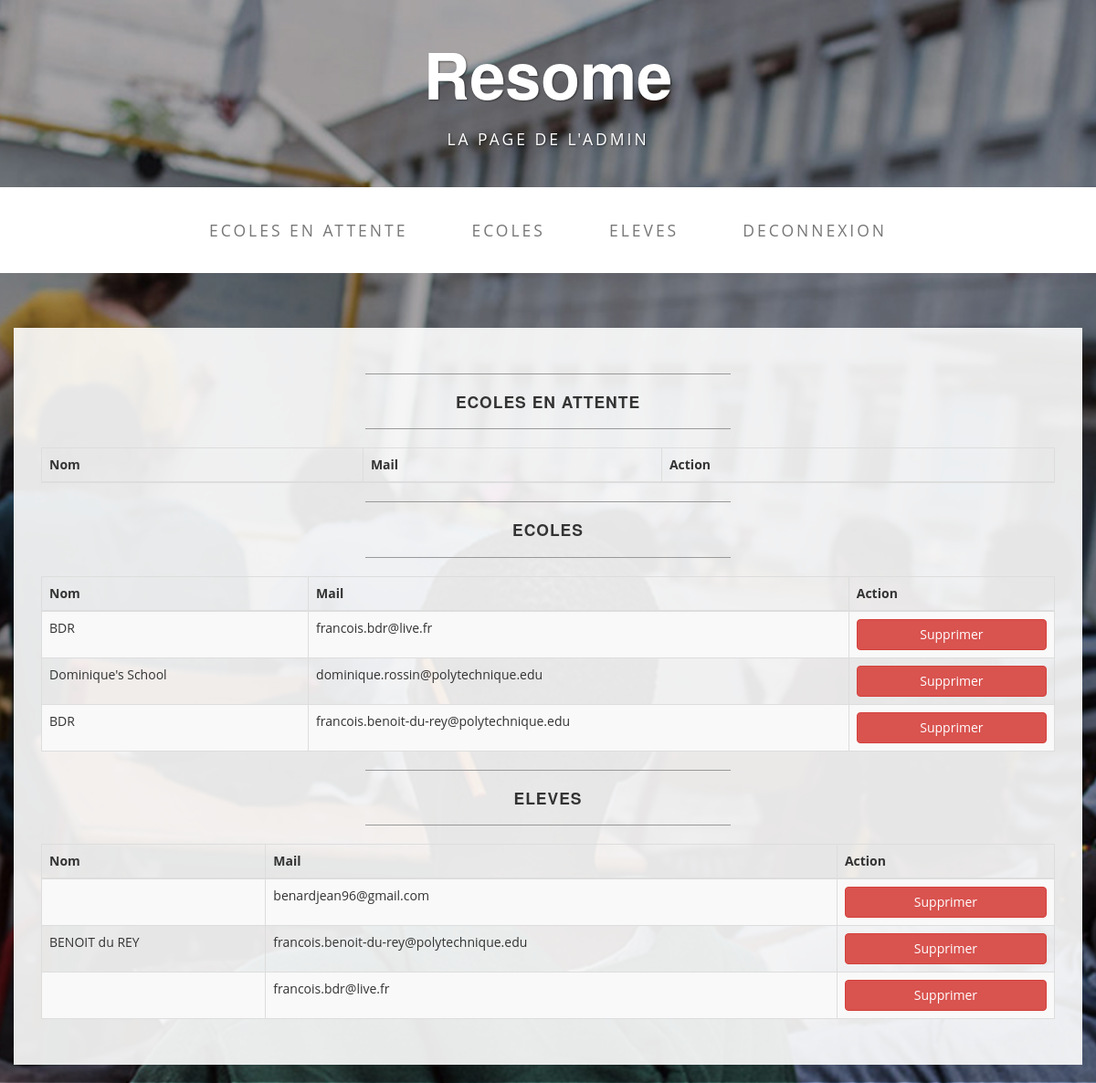
/index.php?page=admin&usertype=admin (signed in), run on the app's committed database.
### tables this page shows
CREATE TABLE `school` (
  `id` int(64) NOT NULL,
  `name` varchar(128) NOT NULL,
  `email` varchar(128) NOT NULL,
  `password` varchar(128) NOT NULL,
  `inscriptiondate` date DEFAULT NULL
);

CREATE TABLE `refugees` (
  `id` int(11) NOT NULL,
  `name` varchar(30) DEFAULT NULL,
  `firstname` varchar(30) DEFAULT NULL,
  `email` varchar(128) NOT NULL,
  `inscriptiondate` date DEFAULT NULL,
  `emailcontact` varchar(128) DEFAULT NULL,
  `appel` int(11) NOT NULL DEFAULT '0',
  `birthdate` date DEFAULT NULL,
  `password` varchar(64) NOT NULL,
  `country` varchar(64) DEFAULT NULL,
  `studies` varchar(128) DEFAULT NULL,
  `certificate` varchar(32) DEFAULT NULL,
  `tel` int(11) DEFAULT NULL,
  `address` text,
  `futurestudies` text,
  `langages` text,
  `statut` varchar(128) DEFAULT NULL,
  `CIEP` tinyint(1) NOT NULL DEFAULT '0',
  `school` varchar(128) DEFAULT NULL
);

### index.php (called while the page is built, shortened)
<?php
require ('utilities/Page.php');
require ('utilities/Utils.php');
$askedPageName = getAskedPageName($_GET);
$page = getValidPage($askedPageName, $page_list);
generateHTMLHeader($page);
require($page->link);
generateHTMLFooter();
?>

### utilities/Page.php (called while the page is built, shortened)
<?php
class Page {
    public function __construct($name, $title, $link, $restricted1,$restricted2,$restricted3,$css,$script) {
        $this->name = $name;
        $this->css=$css;
    }
}
?>

### content/pageAdmin/gestionEcoles.php (the view, shortened to what this page needs)
<table id="gestionEcole" class="table table-striped table-bordered nowrap">
    <thead>
        <tr>
            <th>Nom</th>
            <th>Mail</th>
            <th>Action</th>
    </thead>
    <tbody>
        <?php
        $dbh = Database::connect();
        $query = "SELECT * FROM `school`";
        $sth = $dbh->prepare($query);
        $sth->execute();
        $result = $sth->fetchAll(PDO::FETCH_CLASS, "UtilisateurEcole");
        foreach ($result as $user) {
            echo<<< CHAINE_DE_FIN
        <tr>
            <td class='lien' >$user->name</td>
            <td class='lien' >$user->email</td>
           <td> <button class='btn btn-danger btn-block supprimer SupprimerEcole' name="$user->id" data-toggle="modal" data-target="#ModalEcole"> Supprimer</button> </td>
        </tr>
CHAINE_DE_FIN;
        }
        ?>
    </tbody>
</table>

### utilities/Utils.php (shortened to what this page needs)
<?php
function generateHTMLHeader($page) {
    echo '<!DOCTYPE html>';
    echo '<html>';
    echo '<head>';
    if ($page->name != 'informationSchool') {
        echo '<link href="css/bootstrap.css" rel="stylesheet">';
    }
    echo $page->css;
    echo '</head>';
    echo '<body>';
}
function generateHTMLFooter() {
    echo<<< CHAINE_DE_FIN
    </body>
    </html>
CHAINE_DE_FIN;
}
?>

### pages/Admin.php (shortened to what this page needs)
<div class="brand"> Resome </div>
<div class="address-bar"> La page de l'admin</div>
<nav id="header" class="navbar navbar-default">
    <div class="container">
        <div class="collapse navbar-collapse" id="bs-example-navbar-collapse-1">
            <ul class="nav navbar-nav">
                <li>
                    <a id="ecolesenattente">Ecoles en attente</a>
                </li>
                <li>
                    <a id="ecoles">Ecoles</a>
                </li>
                <li>
                    <a id="eleves">Eleves</a>
                </li>
                <li>
                    <a id="deconnexion" href="index.php?page=page_source&todo=disconnect&usertype=admin">Deconnexion</a>
                </li>
            </ul>
        </div>
    </div>
</nav>
<br>
<br>
<div class="container">
    <div class="row">
        <div class="box">
            <div class="col-lg-12">
                <div id="ecolesenattenteblock">
                    <hr>
                    <h2 class="intro-text text-center"><strong>Ecoles en attente</strong></h2>
                    <hr>
                    <div id="demandeEcoles">
                        <?php require('content/pageAdmin/demandeEcoles.php'); ?>
                    </div>
                </div>
                <div id="ecolesblock">
                    <hr>
                    <h2 class="intro-text text-center"><strong>Ecoles</strong></h2>
                    <hr>
                    <div id="gestionEcoles">
                        <?php require('content/pageAdmin/gestionEcoles.php'); ?>
                    </div>
                </div>
                <div id="elevesblock">
                    <hr>
                    <h2 class="intro-text text-center"><strong>Eleves</strong></h2>
                    <hr>
                    <div id="gestionEleves">
                        <?php require('content/pageAdmin/gestionEleves.php'); ?>
                    </div>
                </div>
            </div>
        </div>
    </div>
</div>

### content/pageAdmin/demandeEcoles.php (shortened to what this page needs)
<table id="demandeEcole" class="table table-striped table-bordered nowrap">
    <thead>
        <tr>
            <th>Nom</th>
            <th>Mail</th>
            <th>Action</th>
    </thead>
</table>

### content/pageAdmin/gestionEleves.php (shortened to what this page needs)
<table id="gestionEleve" class="table table-striped table-bordered nowrap">
    <thead>
        <tr>
            <th>Nom</th>
            <th>Mail</th>
            <th>Action</th>
    </thead>
    <tbody>
        <?php
        $dbh = Database::connect();
        $query = "SELECT * FROM `refugees`";
        $sth = $dbh->prepare($query);
        $sth->execute();
        $result = $sth->fetchAll(PDO::FETCH_CLASS, "Utilisateur");
        foreach ($result as $user) {
            echo<<< CHAINE_DE_FIN
        <tr>
            <td class='lien' >$user->name</td>
            <td class='lien' >$user->email</td>
          <td> <button class='btn btn-danger btn-block supprimer SupprimerEleve' name="$user->id" data-toggle="modal" data-target="#ModalEleve"> Supprimer</button> </td>
        </tr>
CHAINE_DE_FIN;
        }
        ?>
    </tbody>
</table>

### css/3_Ecoles&Admin.css (style rules this page uses)
body { font-family: "Open Sans","Helvetica Neue",Helvetica,Arial,sans-serif; background: url('../pictures/bg.jpg') no-repeat center center fixed; -webkit-background-size: cover; -moz-background-size: cover; background-size: cover; -o-background-size: cover; }
h1, h2, h3, h4, h5, h6 { text-transform: uppercase; font-family: "Josefin Slab","Helvetica Neue",Helvetica,Arial,sans-serif; font-weight: 700; letter-spacing: 1px; }
hr { max-width: 400px; border-color: #999999; }
.brand, .address-bar { display: none; }
.navbar-nav { text-transform: uppercase; font-weight: 400; letter-spacing: 3px; }
.box { margin-bottom: 20px; padding: 30px 15px; background: #fff; background: rgba(255,255,255,0.9); }
.intro-text { text-transform: uppercase; font-size: 1.25em; font-weight: 400; letter-spacing: 1px; }
@media screen and (min-width:768px) { .brand { display: inherit; margin: 0; padding: 30px 0 10px; text-align: center; text-shadow: 1px 1px 2px rgba(0,0,0,0.5); font-family: "Josefin Slab","Helvetica Neue",Helvetica,Arial,sans-serif; font-size: 5em; font-weight: 700; line-height: normal; color: #fff; } }
@media screen and (min-width:768px) { .address-bar { display: inherit; margin: 0; padding: 0 0 40px; text-align: center; text-shadow: 1px 1px 2px rgba(0,0,0,0.5); text-transform: uppercase; font-size: 1.25em; font-weight: 400; letter-spacing: 3px; color: #fff; } }
@media screen and (min-width:768px) { .navbar { border-radius: 0; z-index: 2; } }
@media screen and (min-width:768px) { .navbar { min-height: 0; } }
@media screen and (min-width:768px) { .navbar-default { border: none; background: #fff; background-color: rgb(255,255,255); } }
@media screen and (min-width:768px) { .nav>li>a { padding: 35px; } }
@media screen and (min-width:768px) { .navbar-nav>li>a { line-height: normal; } }
@media screen and (min-width:768px) { .navbar-nav { display: table; float: none; margin: 0 auto; table-layout: fixed; font-size: 1.25em; } }
@media screen and (min-width:1200px) { .box:after { content: ''; display: table; clear: both; } }

### data on the page
school: name "BDR", email "francois.bdr@live.fr"
school: name "Dominique's School", email "dominique.rossin@polytechnique.edu"
school: name "BDR", email "francois.benoit-du-rey@polytechnique.edu"
refugees: email "benardjean96@gmail.com"
refugees: name "BENOIT du REY", email "francois.benoit-du-rey@polytechnique.edu"
refugees: email "francois.bdr@live.fr"
